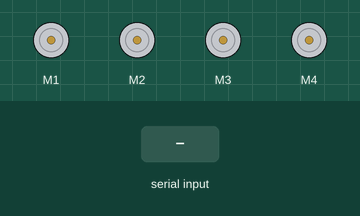
The sketch below on a simulated Arduino Uno, built with avr-gcc and run on an emulated ATmega328P. Shown: 4 × DC motor (green arrow = forward, orange = backward, longer = faster). The inputs (shaded band) are chosen by the test bench.

Above: at 1.2 s.
1.3 s: "F" received over Serial
At 1.6 s:
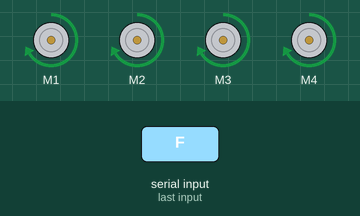
2.8 s: "B" received over Serial
At 3.9 s:
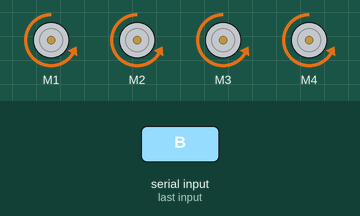
4.3 s: "L" received over Serial
At 5.1 s:
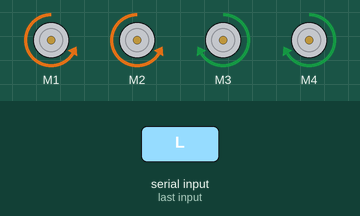
5.8 s: "R" received over Serial
At 6.2 s:
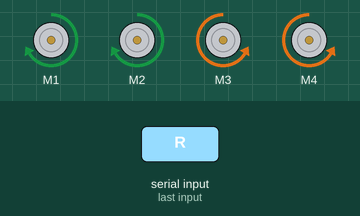
7.3 s: "1" received over Serial
At 8.6 s:
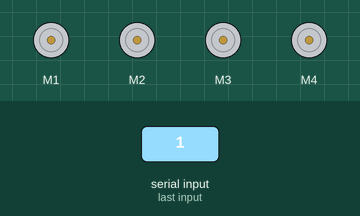
Timing chart, 0 to 9.8 s (numbered marks = the images above; inputs shaded):
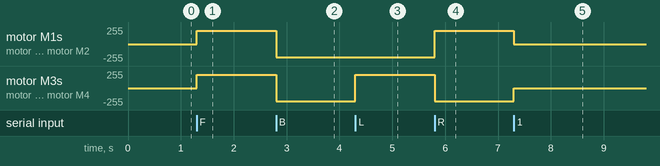

The sketch:

BLE.ino
```cpp
#include <AFMotor.h>

AF_DCMotor motor1(1, MOTOR12_1KHZ);
AF_DCMotor motor2(2, MOTOR12_1KHZ);
AF_DCMotor motor3(3, MOTOR34_1KHZ);
AF_DCMotor motor4(4, MOTOR34_1KHZ);

char command;

void setup()
{
  Serial.begin(9600);
}

void loop(){
  if(Serial.available() > 0){
    command = Serial.read();
    Stop();
    switch(command){
    case 'F':
      forward();
      break;
    case 'B':
       back();
      break;
    case 'L':
      left();
      break;
    case 'R':
      right();
      break;
    }
  }
}

void forward()
{
  motor1.setSpeed(200); //Define maximum velocity
  motor1.run(FORWARD); //rotate the motor clockwise
  motor2.setSpeed(200); //Define maximum velocity
  motor2.run(FORWARD); //rotate the motor clockwise
  motor3.setSpeed(200);//Define maximum velocity
  motor3.run(FORWARD); //rotate the motor clockwise
  motor4.setSpeed(200);//Define maximum velocity
  motor4.run(FORWARD); //rotate the motor clockwise
}

void back()
{
  motor1.setSpeed(200); //Define maximum velocity
  motor1.run(BACKWARD); //rotate the motor anti-clockwise
  motor2.setSpeed(200); //Define maximum velocity
  motor2.run(BACKWARD); //rotate the motor anti-clockwise
  motor3.setSpeed(200); //Define maximum velocity
  motor3.run(BACKWARD); //rotate the motor anti-clockwise
  motor4.setSpeed(200); //Define maximum velocity
  motor4.run(BACKWARD); //rotate the motor anti-clockwise
}

void left()
{
  motor1.setSpeed(200); //Define maximum velocity
  motor1.run(BACKWARD); //rotate the motor anti-clockwise
  motor2.setSpeed(200); //Define maximum velocity
  motor2.run(BACKWARD); //rotate the motor anti-clockwise
  motor3.setSpeed(200); //Define maximum velocity
  motor3.run(FORWARD);  //rotate the motor clockwise
  motor4.setSpeed(200); //Define maximum velocity
  motor4.run(FORWARD);  //rotate the motor clockwise
}

void right()
{
  motor1.setSpeed(200); //Define maximum velocity
  motor1.run(FORWARD); //rotate the motor clockwise
  motor2.setSpeed(200); //Define maximum velocity
  motor2.run(FORWARD); //rotate the motor clockwise
  motor3.setSpeed(200); //Define maximum velocity
  motor3.run(BACKWARD); //rotate the motor anti-clockwise
  motor4.setSpeed(200); //Define maximum velocity
  motor4.run(BACKWARD); //rotate the motor anti-clockwise
}

void Stop()
{
  motor1.setSpeed(0); //Define minimum velocity
  motor1.run(RELEASE); //stop the motor when release the button
  motor2.setSpeed(0); //Define minimum velocity
  motor2.run(RELEASE); //rotate the motor clockwise
  motor3.setSpeed(0); //Define minimum velocity
  motor3.run(RELEASE); //stop the motor when release the button
  motor4.setSpeed(0); //Define minimum velocity
  motor4.run(RELEASE); //stop the motor when release the button
}
```

Measured:
- after the input at 1.3 s, motor M1–4: stopped → forward 200/255 at once
- after the input at 2.8 s, motor M1–4: forward 200/255 → backward 200/255 at once
- after the input at 4.3 s, motor M3, motor M4: backward 200/255 → forward 200/255 at once
- after the input at 5.8 s, motor M1, motor M2: backward 200/255 → forward 200/255 at once; motor M3, motor M4: forward 200/255 → backward 200/255 at once
- after the input at 7.3 s, motor M1, motor M2: forward 200/255 → stopped at once; motor M3, motor M4: backward 200/255 → stopped at once
